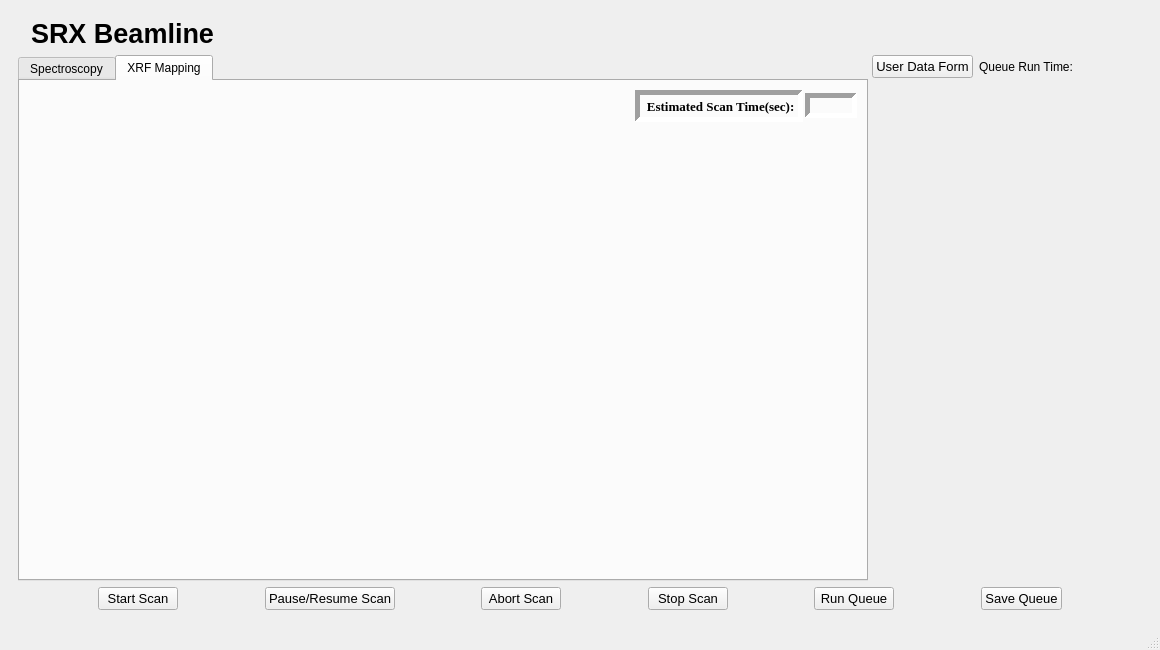
<?xml version="1.0" encoding="UTF-8"?>
<ui version="4.0">
 <class>MainWindow</class>
 <widget class="QMainWindow" name="MainWindow">
  <property name="geometry">
   <rect>
    <x>0</x>
    <y>0</y>
    <width>1160</width>
    <height>650</height>
   </rect>
  </property>
  <property name="sizePolicy">
   <sizepolicy hsizetype="Preferred" vsizetype="Preferred">
    <horstretch>0</horstretch>
    <verstretch>0</verstretch>
   </sizepolicy>
  </property>
  <property name="minimumSize">
   <size>
    <width>1150</width>
    <height>650</height>
   </size>
  </property>
  <property name="windowTitle">
   <string>MainWindow</string>
  </property>
  <widget class="QWidget" name="centralwidget">
   <layout class="QVBoxLayout" name="verticalLayout">
    <item>
     <widget class="QStackedWidget" name="stackedWidget">
      <property name="currentIndex">
       <number>1</number>
      </property>
      <widget class="QWidget" name="page">
       <layout class="QVBoxLayout" name="verticalLayout_2">
        <item>
         <layout class="QHBoxLayout" name="horizontalLayout_5">
          <property name="sizeConstraint">
           <enum>QLayout::SetDefaultConstraint</enum>
          </property>
          <item>
           <widget class="QLabel" name="label_9">
            <property name="text">
             <string/>
            </property>
            <property name="pixmap">
             <pixmap>5-ID2.png</pixmap>
            </property>
           </widget>
          </item>
          <item>
           <widget class="QLabel" name="label">
            <property name="font">
             <font>
              <pointsize>20</pointsize>
              <weight>75</weight>
              <bold>true</bold>
             </font>
            </property>
            <property name="text">
             <string>SRX Beamline </string>
            </property>
           </widget>
          </item>
          <item>
           <spacer name="horizontalSpacer_9">
            <property name="orientation">
             <enum>Qt::Horizontal</enum>
            </property>
            <property name="sizeHint" stdset="0">
             <size>
              <width>40</width>
              <height>20</height>
             </size>
            </property>
           </spacer>
          </item>
          <item>
           <widget class="QLabel" name="label_10">
            <property name="text">
             <string/>
            </property>
            <property name="pixmap">
             <pixmap>nsls-ii.png</pixmap>
            </property>
           </widget>
          </item>
         </layout>
        </item>
        <item>
         <widget class="Metadata" name="widget" native="true">
          <property name="sizePolicy">
           <sizepolicy hsizetype="MinimumExpanding" vsizetype="MinimumExpanding">
            <horstretch>0</horstretch>
            <verstretch>0</verstretch>
           </sizepolicy>
          </property>
          <property name="minimumSize">
           <size>
            <width>1120</width>
            <height>450</height>
           </size>
          </property>
         </widget>
        </item>
        <item>
         <layout class="QHBoxLayout" name="horizontalLayout_3">
          <item>
           <spacer name="horizontalSpacer_3">
            <property name="orientation">
             <enum>Qt::Horizontal</enum>
            </property>
            <property name="sizeHint" stdset="0">
             <size>
              <width>40</width>
              <height>20</height>
             </size>
            </property>
           </spacer>
          </item>
          <item>
           <widget class="QPushButton" name="pushButton_2">
            <property name="text">
             <string>Submit</string>
            </property>
           </widget>
          </item>
          <item>
           <spacer name="horizontalSpacer_4">
            <property name="orientation">
             <enum>Qt::Horizontal</enum>
            </property>
            <property name="sizeHint" stdset="0">
             <size>
              <width>40</width>
              <height>20</height>
             </size>
            </property>
           </spacer>
          </item>
         </layout>
        </item>
       </layout>
      </widget>
      <widget class="QWidget" name="page_2">
       <layout class="QVBoxLayout" name="verticalLayout_4">
        <item>
         <layout class="QHBoxLayout" name="horizontalLayout_6">
          <property name="sizeConstraint">
           <enum>QLayout::SetDefaultConstraint</enum>
          </property>
          <item>
           <widget class="QLabel" name="label_11">
            <property name="text">
             <string/>
            </property>
            <property name="pixmap">
             <pixmap>5-ID2.png</pixmap>
            </property>
           </widget>
          </item>
          <item>
           <widget class="QLabel" name="label_2">
            <property name="font">
             <font>
              <pointsize>20</pointsize>
              <weight>75</weight>
              <bold>true</bold>
             </font>
            </property>
            <property name="text">
             <string>SRX Beamline </string>
            </property>
           </widget>
          </item>
          <item>
           <spacer name="horizontalSpacer_10">
            <property name="orientation">
             <enum>Qt::Horizontal</enum>
            </property>
            <property name="sizeHint" stdset="0">
             <size>
              <width>40</width>
              <height>20</height>
             </size>
            </property>
           </spacer>
          </item>
          <item>
           <widget class="QLabel" name="label_12">
            <property name="text">
             <string/>
            </property>
            <property name="pixmap">
             <pixmap>nsls-ii.png</pixmap>
            </property>
           </widget>
          </item>
         </layout>
        </item>
        <item>
         <layout class="QHBoxLayout" name="horizontalLayout">
          <item>
           <widget class="QTabWidget" name="tabWidget">
            <property name="sizePolicy">
             <sizepolicy hsizetype="MinimumExpanding" vsizetype="MinimumExpanding">
              <horstretch>0</horstretch>
              <verstretch>0</verstretch>
             </sizepolicy>
            </property>
            <property name="minimumSize">
             <size>
              <width>850</width>
              <height>450</height>
             </size>
            </property>
            <property name="currentIndex">
             <number>1</number>
            </property>
            <widget class="QWidget" name="tab">
             <attribute name="title">
              <string>Spectroscopy</string>
             </attribute>
             <layout class="QHBoxLayout" name="horizontalLayout_10">
              <item>
               <widget class="Spectroscopy" name="widget_3" native="true">
                <property name="sizePolicy">
                 <sizepolicy hsizetype="MinimumExpanding" vsizetype="MinimumExpanding">
                  <horstretch>0</horstretch>
                  <verstretch>0</verstretch>
                 </sizepolicy>
                </property>
                <property name="minimumSize">
                 <size>
                  <width>480</width>
                  <height>400</height>
                 </size>
                </property>
               </widget>
              </item>
              <item>
               <layout class="QVBoxLayout" name="verticalLayout_6">
                <item>
                 <layout class="QHBoxLayout" name="horizontalLayout_8">
                  <item>
                   <widget class="QLabel" name="label_5">
                    <property name="font">
                     <font>
                      <pointsize>10</pointsize>
                     </font>
                    </property>
                    <property name="text">
                     <string>Estimated Scan Time:</string>
                    </property>
                   </widget>
                  </item>
                  <item>
                   <widget class="QLabel" name="scan_time">
                    <property name="text">
                     <string/>
                    </property>
                   </widget>
                  </item>
                 </layout>
                </item>
                <item>
                 <widget class="QStackedWidget" name="stackedWidget_5">
                  <property name="sizePolicy">
                   <sizepolicy hsizetype="MinimumExpanding" vsizetype="MinimumExpanding">
                    <horstretch>0</horstretch>
                    <verstretch>0</verstretch>
                   </sizepolicy>
                  </property>
                  <property name="minimumSize">
                   <size>
                    <width>350</width>
                    <height>370</height>
                   </size>
                  </property>
                  <property name="currentIndex">
                   <number>2</number>
                  </property>
                  <widget class="QWidget" name="page_11">
                   <layout class="QVBoxLayout" name="verticalLayout_9">
                    <item>
                     <widget class="Canvas" name="results_6" native="true">
                      <property name="sizePolicy">
                       <sizepolicy hsizetype="MinimumExpanding" vsizetype="MinimumExpanding">
                        <horstretch>0</horstretch>
                        <verstretch>0</verstretch>
                       </sizepolicy>
                      </property>
                     </widget>
                    </item>
                    <item>
                     <layout class="QHBoxLayout" name="horizontalLayout_15">
                      <item>
                       <widget class="QCheckBox" name="plot_layover_7">
                        <property name="font">
                         <font>
                          <pointsize>10</pointsize>
                         </font>
                        </property>
                        <property name="text">
                         <string>Plot Layover</string>
                        </property>
                       </widget>
                      </item>
                      <item>
                       <widget class="QPushButton" name="normalized1_3">
                        <property name="font">
                         <font>
                          <pointsize>10</pointsize>
                         </font>
                        </property>
                        <property name="text">
                         <string>Normalized</string>
                        </property>
                       </widget>
                      </item>
                      <item>
                       <widget class="QLabel" name="label_50">
                        <property name="text">
                         <string/>
                        </property>
                       </widget>
                      </item>
                      <item>
                       <widget class="QPushButton" name="raw1_3">
                        <property name="font">
                         <font>
                          <pointsize>10</pointsize>
                         </font>
                        </property>
                        <property name="text">
                         <string>Raw</string>
                        </property>
                       </widget>
                      </item>
                      <item>
                       <widget class="QLabel" name="label_51">
                        <property name="text">
                         <string/>
                        </property>
                       </widget>
                      </item>
                      <item>
                       <widget class="QPushButton" name="count1_3">
                        <property name="font">
                         <font>
                          <pointsize>10</pointsize>
                         </font>
                        </property>
                        <property name="text">
                         <string>Count</string>
                        </property>
                       </widget>
                      </item>
                     </layout>
                    </item>
                   </layout>
                  </widget>
                  <widget class="QWidget" name="page_12">
                   <layout class="QVBoxLayout" name="verticalLayout_7">
                    <item>
                     <widget class="Canvas" name="results_7" native="true">
                      <property name="sizePolicy">
                       <sizepolicy hsizetype="MinimumExpanding" vsizetype="MinimumExpanding">
                        <horstretch>0</horstretch>
                        <verstretch>0</verstretch>
                       </sizepolicy>
                      </property>
                     </widget>
                    </item>
                    <item>
                     <layout class="QHBoxLayout" name="horizontalLayout_16">
                      <item>
                       <widget class="QCheckBox" name="plot_layover_8">
                        <property name="font">
                         <font>
                          <pointsize>10</pointsize>
                         </font>
                        </property>
                        <property name="text">
                         <string>Plot Layover</string>
                        </property>
                       </widget>
                      </item>
                      <item>
                       <widget class="QLabel" name="label_52">
                        <property name="text">
                         <string/>
                        </property>
                       </widget>
                      </item>
                      <item>
                       <widget class="QPushButton" name="normalized2_3">
                        <property name="font">
                         <font>
                          <pointsize>10</pointsize>
                         </font>
                        </property>
                        <property name="text">
                         <string>Normalized</string>
                        </property>
                       </widget>
                      </item>
                      <item>
                       <widget class="QLabel" name="label_53">
                        <property name="text">
                         <string/>
                        </property>
                       </widget>
                      </item>
                      <item>
                       <widget class="QPushButton" name="raw2_3">
                        <property name="font">
                         <font>
                          <pointsize>10</pointsize>
                         </font>
                        </property>
                        <property name="text">
                         <string>Raw</string>
                        </property>
                       </widget>
                      </item>
                      <item>
                       <widget class="QLabel" name="label_54">
                        <property name="text">
                         <string/>
                        </property>
                       </widget>
                      </item>
                      <item>
                       <widget class="QPushButton" name="count2_3">
                        <property name="font">
                         <font>
                          <pointsize>10</pointsize>
                         </font>
                        </property>
                        <property name="text">
                         <string>Count</string>
                        </property>
                       </widget>
                      </item>
                     </layout>
                    </item>
                   </layout>
                  </widget>
                  <widget class="QWidget" name="page_13">
                   <layout class="QVBoxLayout" name="verticalLayout_8">
                    <item>
                     <widget class="Canvas" name="results_8" native="true">
                      <property name="sizePolicy">
                       <sizepolicy hsizetype="MinimumExpanding" vsizetype="MinimumExpanding">
                        <horstretch>0</horstretch>
                        <verstretch>0</verstretch>
                       </sizepolicy>
                      </property>
                     </widget>
                    </item>
                    <item>
                     <layout class="QHBoxLayout" name="horizontalLayout_17">
                      <item>
                       <widget class="QCheckBox" name="plot_layover_9">
                        <property name="font">
                         <font>
                          <pointsize>10</pointsize>
                         </font>
                        </property>
                        <property name="text">
                         <string>Plot Layover</string>
                        </property>
                       </widget>
                      </item>
                      <item>
                       <widget class="QPushButton" name="normalized3_3">
                        <property name="font">
                         <font>
                          <pointsize>10</pointsize>
                         </font>
                        </property>
                        <property name="text">
                         <string>Normalized</string>
                        </property>
                       </widget>
                      </item>
                      <item>
                       <widget class="QPushButton" name="raw3_3">
                        <property name="font">
                         <font>
                          <pointsize>10</pointsize>
                         </font>
                        </property>
                        <property name="text">
                         <string>Raw</string>
                        </property>
                       </widget>
                      </item>
                      <item>
                       <widget class="QPushButton" name="count3_3">
                        <property name="font">
                         <font>
                          <pointsize>10</pointsize>
                         </font>
                        </property>
                        <property name="text">
                         <string>Count</string>
                        </property>
                       </widget>
                      </item>
                     </layout>
                    </item>
                   </layout>
                  </widget>
                 </widget>
                </item>
               </layout>
              </item>
             </layout>
            </widget>
            <widget class="QWidget" name="tab_2">
             <attribute name="title">
              <string>XRF Mapping</string>
             </attribute>
             <layout class="QHBoxLayout" name="horizontalLayout_9">
              <item>
               <widget class="Window_" name="widget_4" native="true">
                <property name="sizePolicy">
                 <sizepolicy hsizetype="MinimumExpanding" vsizetype="MinimumExpanding">
                  <horstretch>0</horstretch>
                  <verstretch>0</verstretch>
                 </sizepolicy>
                </property>
                <property name="minimumSize">
                 <size>
                  <width>600</width>
                  <height>0</height>
                 </size>
                </property>
               </widget>
              </item>
              <item>
               <layout class="QVBoxLayout" name="verticalLayout_5">
                <item>
                 <layout class="QHBoxLayout" name="horizontalLayout_2">
                  <property name="spacing">
                   <number>2</number>
                  </property>
                  <item>
                   <widget class="QLabel" name="label_4">
                    <property name="font">
                     <font>
                      <family>Times New Roman</family>
                      <pointsize>10</pointsize>
                      <weight>75</weight>
                      <bold>true</bold>
                     </font>
                    </property>
                    <property name="frameShape">
                     <enum>QFrame::Panel</enum>
                    </property>
                    <property name="frameShadow">
                     <enum>QFrame::Sunken</enum>
                    </property>
                    <property name="lineWidth">
                     <number>5</number>
                    </property>
                    <property name="text">
                     <string>  Estimated Scan Time(sec): </string>
                    </property>
                    <property name="alignment">
                     <set>Qt::AlignBottom|Qt::AlignHCenter</set>
                    </property>
                   </widget>
                  </item>
                  <item>
                   <widget class="QLabel" name="es_time">
                    <property name="sizePolicy">
                     <sizepolicy hsizetype="Preferred" vsizetype="Maximum">
                      <horstretch>0</horstretch>
                      <verstretch>0</verstretch>
                     </sizepolicy>
                    </property>
                    <property name="font">
                     <font>
                      <family>Times New Roman</family>
                      <pointsize>10</pointsize>
                      <weight>75</weight>
                      <bold>true</bold>
                     </font>
                    </property>
                    <property name="frameShape">
                     <enum>QFrame::Panel</enum>
                    </property>
                    <property name="frameShadow">
                     <enum>QFrame::Sunken</enum>
                    </property>
                    <property name="lineWidth">
                     <number>5</number>
                    </property>
                    <property name="text">
                     <string/>
                    </property>
                   </widget>
                  </item>
                 </layout>
                </item>
                <item>
                 <widget class="Canvas" name="map_" native="true">
                  <property name="sizePolicy">
                   <sizepolicy hsizetype="MinimumExpanding" vsizetype="MinimumExpanding">
                    <horstretch>0</horstretch>
                    <verstretch>0</verstretch>
                   </sizepolicy>
                  </property>
                  <property name="minimumSize">
                   <size>
                    <width>150</width>
                    <height>400</height>
                   </size>
                  </property>
                  <property name="font">
                   <font>
                    <family>Times New Roman</family>
                    <pointsize>11</pointsize>
                    <weight>75</weight>
                    <bold>true</bold>
                   </font>
                  </property>
                 </widget>
                </item>
               </layout>
              </item>
             </layout>
            </widget>
           </widget>
          </item>
          <item>
           <layout class="QVBoxLayout" name="verticalLayout_3">
            <item>
             <layout class="QHBoxLayout" name="horizontalLayout_18">
              <item>
               <widget class="QPushButton" name="userdataform">
                <property name="font">
                 <font>
                  <pointsize>10</pointsize>
                 </font>
                </property>
                <property name="text">
                 <string>User Data Form</string>
                </property>
               </widget>
              </item>
              <item>
               <widget class="QLabel" name="label_3">
                <property name="text">
                 <string>Queue Run Time: </string>
                </property>
               </widget>
              </item>
              <item>
               <widget class="QLabel" name="label_13">
                <property name="text">
                 <string/>
                </property>
               </widget>
              </item>
             </layout>
            </item>
            <item>
             <widget class="Queue" name="widget_2" native="true">
              <property name="sizePolicy">
               <sizepolicy hsizetype="MinimumExpanding" vsizetype="MinimumExpanding">
                <horstretch>0</horstretch>
                <verstretch>0</verstretch>
               </sizepolicy>
              </property>
              <property name="minimumSize">
               <size>
                <width>270</width>
                <height>400</height>
               </size>
              </property>
             </widget>
            </item>
           </layout>
          </item>
         </layout>
        </item>
        <item>
         <layout class="QHBoxLayout" name="horizontalLayout_4">
          <item>
           <spacer name="horizontalSpacer_5">
            <property name="orientation">
             <enum>Qt::Horizontal</enum>
            </property>
            <property name="sizeHint" stdset="0">
             <size>
              <width>40</width>
              <height>20</height>
             </size>
            </property>
           </spacer>
          </item>
          <item>
           <widget class="QPushButton" name="start_scan">
            <property name="font">
             <font>
              <pointsize>10</pointsize>
             </font>
            </property>
            <property name="text">
             <string>Start Scan</string>
            </property>
           </widget>
          </item>
          <item>
           <spacer name="horizontalSpacer_6">
            <property name="orientation">
             <enum>Qt::Horizontal</enum>
            </property>
            <property name="sizeHint" stdset="0">
             <size>
              <width>40</width>
              <height>20</height>
             </size>
            </property>
           </spacer>
          </item>
          <item>
           <widget class="QPushButton" name="pause_resume_scan">
            <property name="font">
             <font>
              <pointsize>10</pointsize>
             </font>
            </property>
            <property name="text">
             <string>Pause/Resume Scan</string>
            </property>
           </widget>
          </item>
          <item>
           <spacer name="horizontalSpacer_7">
            <property name="orientation">
             <enum>Qt::Horizontal</enum>
            </property>
            <property name="sizeHint" stdset="0">
             <size>
              <width>40</width>
              <height>20</height>
             </size>
            </property>
           </spacer>
          </item>
          <item>
           <widget class="QPushButton" name="abort_scan">
            <property name="font">
             <font>
              <pointsize>10</pointsize>
             </font>
            </property>
            <property name="text">
             <string>Abort Scan</string>
            </property>
           </widget>
          </item>
          <item>
           <spacer name="horizontalSpacer_8">
            <property name="orientation">
             <enum>Qt::Horizontal</enum>
            </property>
            <property name="sizeHint" stdset="0">
             <size>
              <width>40</width>
              <height>20</height>
             </size>
            </property>
           </spacer>
          </item>
          <item>
           <widget class="QPushButton" name="stop_scan">
            <property name="font">
             <font>
              <pointsize>10</pointsize>
             </font>
            </property>
            <property name="text">
             <string>Stop Scan</string>
            </property>
           </widget>
          </item>
          <item>
           <spacer name="horizontalSpacer_11">
            <property name="orientation">
             <enum>Qt::Horizontal</enum>
            </property>
            <property name="sizeHint" stdset="0">
             <size>
              <width>40</width>
              <height>20</height>
             </size>
            </property>
           </spacer>
          </item>
          <item>
           <widget class="QPushButton" name="run_queue">
            <property name="font">
             <font>
              <pointsize>10</pointsize>
             </font>
            </property>
            <property name="text">
             <string>Run Queue</string>
            </property>
           </widget>
          </item>
          <item>
           <spacer name="horizontalSpacer_13">
            <property name="orientation">
             <enum>Qt::Horizontal</enum>
            </property>
            <property name="sizeHint" stdset="0">
             <size>
              <width>60</width>
              <height>20</height>
             </size>
            </property>
           </spacer>
          </item>
          <item>
           <widget class="QPushButton" name="save_queue">
            <property name="font">
             <font>
              <pointsize>10</pointsize>
             </font>
            </property>
            <property name="text">
             <string>Save Queue</string>
            </property>
           </widget>
          </item>
          <item>
           <spacer name="horizontalSpacer_14">
            <property name="orientation">
             <enum>Qt::Horizontal</enum>
            </property>
            <property name="sizeHint" stdset="0">
             <size>
              <width>60</width>
              <height>20</height>
             </size>
            </property>
           </spacer>
          </item>
          <item>
           <layout class="QHBoxLayout" name="horizontalLayout_7"/>
          </item>
         </layout>
        </item>
       </layout>
      </widget>
     </widget>
    </item>
   </layout>
  </widget>
  <widget class="QMenuBar" name="menubar">
   <property name="geometry">
    <rect>
     <x>0</x>
     <y>0</y>
     <width>1160</width>
     <height>21</height>
    </rect>
   </property>
  </widget>
  <widget class="QStatusBar" name="statusbar"/>
 </widget>
 <customwidgets>
  <customwidget>
   <class>Canvas</class>
   <extends>QWidget</extends>
   <header>canvas.h</header>
   <container>1</container>
  </customwidget>
  <customwidget>
   <class>Metadata</class>
   <extends>QWidget</extends>
   <header>Metadata.h</header>
   <container>1</container>
  </customwidget>
  <customwidget>
   <class>Queue</class>
   <extends>QWidget</extends>
   <header>Queue.h</header>
   <container>1</container>
  </customwidget>
  <customwidget>
   <class>Spectroscopy</class>
   <extends>QWidget</extends>
   <header>Spectroscopy.h</header>
   <container>1</container>
  </customwidget>
  <customwidget>
   <class>Window_</class>
   <extends>QWidget</extends>
   <header>Window_.h</header>
   <container>1</container>
  </customwidget>
 </customwidgets>
 <resources/>
 <connections/>
</ui>
